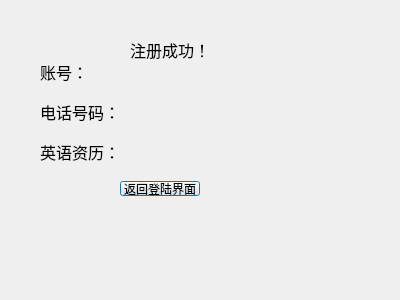
<?xml version="1.0" encoding="UTF-8"?>
<ui version="4.0">
 <class>registerPhoneConfrm</class>
 <widget class="QDialog" name="registerPhoneConfrm">
  <property name="geometry">
   <rect>
    <x>0</x>
    <y>0</y>
    <width>400</width>
    <height>300</height>
   </rect>
  </property>
  <property name="windowTitle">
   <string>Dialog</string>
  </property>
  <widget class="QPushButton" name="main">
   <property name="geometry">
    <rect>
     <x>120</x>
     <y>181</y>
     <width>80</width>
     <height>15</height>
    </rect>
   </property>
   <property name="text">
    <string>返回登陆界面</string>
   </property>
  </widget>
  <widget class="QLabel" name="ID">
   <property name="geometry">
    <rect>
     <x>40</x>
     <y>61</y>
     <width>291</width>
     <height>21</height>
    </rect>
   </property>
   <property name="font">
    <font>
     <family>Arial</family>
     <pointsize>12</pointsize>
    </font>
   </property>
   <property name="text">
    <string>账号：</string>
   </property>
  </widget>
  <widget class="QLabel" name="label">
   <property name="geometry">
    <rect>
     <x>130</x>
     <y>40</y>
     <width>81</width>
     <height>20</height>
    </rect>
   </property>
   <property name="font">
    <font>
     <family>Arial</family>
     <pointsize>12</pointsize>
    </font>
   </property>
   <property name="text">
    <string>注册成功！</string>
   </property>
  </widget>
  <widget class="QLabel" name="phoneNum">
   <property name="geometry">
    <rect>
     <x>40</x>
     <y>101</y>
     <width>271</width>
     <height>21</height>
    </rect>
   </property>
   <property name="font">
    <font>
     <family>Arial</family>
     <pointsize>12</pointsize>
    </font>
   </property>
   <property name="text">
    <string>电话号码：</string>
   </property>
  </widget>
  <widget class="QLabel" name="English">
   <property name="geometry">
    <rect>
     <x>40</x>
     <y>141</y>
     <width>281</width>
     <height>21</height>
    </rect>
   </property>
   <property name="font">
    <font>
     <family>Arial</family>
     <pointsize>12</pointsize>
    </font>
   </property>
   <property name="text">
    <string>英语资历：</string>
   </property>
  </widget>
 </widget>
 <resources/>
 <connections/>
</ui>
